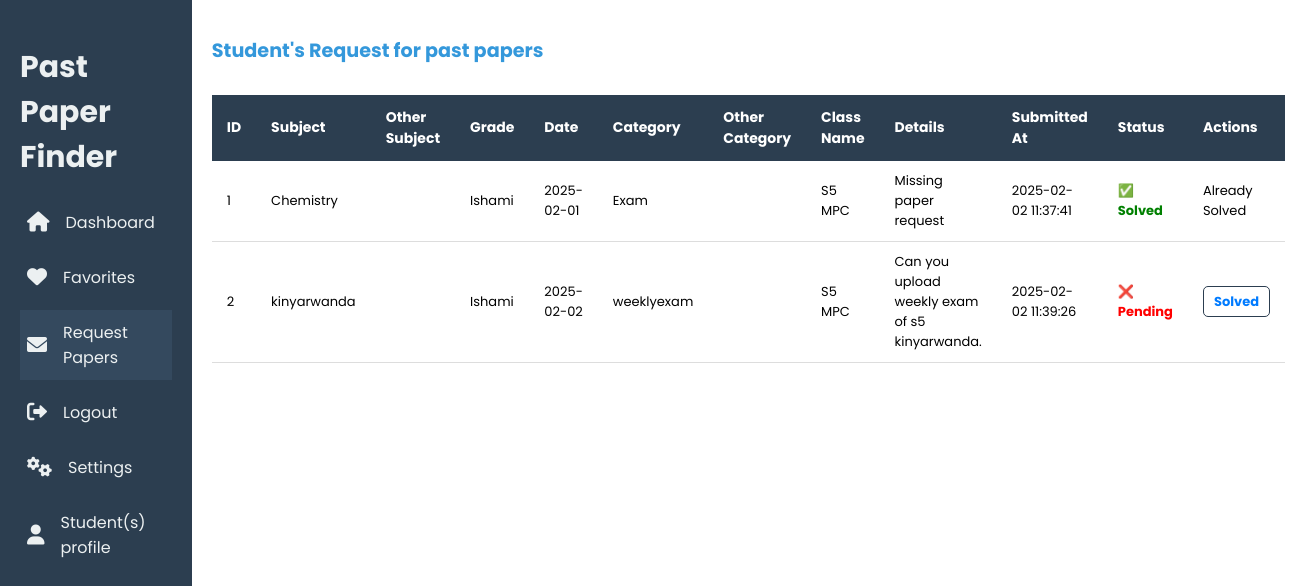
The app's page /StudentRequest.php (signed in) with its own data.
### tables this page shows
CREATE TABLE `requests` (
  `id` int(11) NOT NULL,
  `subject` varchar(255) NOT NULL,
  `otherSubject` varchar(255) DEFAULT NULL,
  `grade` varchar(50) NOT NULL,
  `date` date NOT NULL,
  `category` varchar(255) NOT NULL,
  `otherCategory` varchar(255) DEFAULT NULL,
  `class_id` int(11) NOT NULL,
  `details` text DEFAULT NULL,
  `created_at` timestamp NOT NULL DEFAULT current_timestamp(),
  `solved` enum('No','Yes') DEFAULT 'No'
);

CREATE TABLE `class` (
  `id` int(11) NOT NULL,
  `classname` varchar(255) NOT NULL
);

### StudentRequest.php (the view, shortened to what this page needs)
<!DOCTYPE html>
<html lang="en">
<head>
  <link rel="stylesheet" href="StudentRequest.css">
  <link rel="stylesheet" href="https://cdnjs.cloudflare.com/ajax/libs/font-awesome/6.0.0/css/all.min.css">
</head>
<body>
  <div class="teacher-dashboard">
    <aside class="sidebar">
        <h2>Past Paper Finder</h2>
        <nav>
          <a href="studentDashboard.php" ><i class="fa fa-home"></i> Dashboard</a>
          <a href="studentfavorite.php"><i class="fa fa-heart"></i> Favorites</a>
          <a href="studentRequestpastpaper.php" class="active"><i class="fa fa-envelope"></i> Request Papers</a>
          <a href="studentlogout.php"><i class="fa fa-sign-out-alt"></i> Logout</a>
          <a href="studentsettings.php"><i class="fa fa-cogs" ></i> Settings</a>
          <a href="studentProfile.php" ><i class="fa fa-user" ></i> Student(s) profile</a>
        </nav>
      </aside>
    <main>
       <h2 style="font-size:1.2rem;">Student's Request for past papers</h2>
      <section id="requests" class="request">
    <table id="papersTable">
        <thead>
            <tr>
                <th>ID</th>
                <th>Subject</th>
                <th>Other Subject</th>
                <th>Grade</th>
                <th>Date</th>
                <th>Category</th>
                <th>Other Category</th>
                <th>Class Name</th>
                <th>Details</th>
                <th>Submitted At</th>
                <th>Status</th>
                <th>Actions</th>
            </tr>
        </thead>
        <tbody>
            <?php
            include 'connection.php';
            $sql = "
                SELECT
                    r.id,
                    r.subject,
                    r.otherSubject,
                    r.grade,
                    r.date,
                    r.category,
                    r.otherCategory,
                    r.class_id,
                    r.details,
                    r.created_at,
                    r.solved,
                    c.classname
                FROM requests r
                LEFT JOIN class c ON r.class_id = c.id
            ";
            $result = mysqli_query($conn, $sql);
            if (mysqli_num_rows($result) > 0) {
                while ($row = mysqli_fetch_assoc($result)) {
                    echo "<tr>
                            <td>{$row['id']}</td>
                            <td>{$row['subject']}</td>
                            <td>{$row['otherSubject']}</td>
                            <td>{$row['grade']}</td>
                            <td>{$row['date']}</td>
                            <td>{$row['category']}</td>
                            <td>{$row['otherCategory']}</td>
                            <td>{$row['classname']}</td>
                            <td>{$row['details']}</td>
                            <td>{$row['created_at']}</td>
                            <td class='" . ($row['solved'] == 'Yes' ? 'status-solved' : 'status-pending') . "'>
                                " . ($row['solved'] == 'Yes' ? '✅ Solved' : '❌ Pending') . "
                            </td>
                            <td>";
                    if ($row['solved'] == 'No') {
                        echo "<a href='mark_solved.php?id={$row['id']}'>Solved</a>";
                    } else {
                        echo "Already Solved";
                    }
                    echo "</td></tr>";
                }
            } else {
                echo "<tr><td colspan='12'>No request has been found. Please refresh or try again.</td></tr>";
            }
            ?>
        </tbody>
    </table>
</section>
    </main>
  </div>
</body>
</html>

### StudentRequest.css (style rules this page uses)
body { margin: 0; font-family: "Poppins", sans-serif; }
.teacher-dashboard { display: flex; min-height: 100vh; }
.sidebar { width: 250px; background: #2c3e50; color: #ecf0f1; padding: 20px; }
.sidebar h2 { font-size: 30px; margin-bottom: 20px; }
a .fa { font-size: 20px; font-weight: 900; }
.sidebar nav a { display: flex; align-items: center; gap: 1rem; color: #ecf0f1; padding: 10px 7px; text-decoration: none; margin-bottom: 10px; transition: background 0.3s; font-family: "Poppins", sans-serif; font-size: 16px; }
.sidebar nav a:hover, .sidebar nav a.active { background: #34495e; }
main { flex: 1; padding: 20px; }
main h2 { font-size: 30px; margin-bottom: 10px; color: #3498db; }
section { margin-bottom: 30px; }
#requests { width: 100%; overflow-x: auto; }
#papersTable { width: 100%; border-collapse: collapse; margin: 20px 0; }
#papersTable thead { background-color: #2c3e50; color: #fff; text-align: left; }
#papersTable th { padding: 12px 15px; font-size: 14px; }
#papersTable tbody { background-color: #fff; }
#papersTable td { padding: 10px 15px; font-size: 13px; border-bottom: 1px solid #ddd; }
.status-solved { color: green; font-weight: bold; }
.status-pending { color: red; font-weight: bold; }
#papersTable a { text-decoration: none; color: #007bff; font-weight: bold; padding: 5px 10px; border: 1px solid #2c3e50; border-radius: 5px; }

### records on screen
requests: id "1", subject "Chemistry", grade "Ishami", date "2025-02-01", category "Exam", class.classname "S5 MPC", details "Missing paper request", created_at "2025-02-02 11:37:41", solved "✅ Solved"
requests: id "2", subject "kinyarwanda", grade "Ishami", date "2025-02-02", category "weeklyexam", class.classname "S5 MPC", details "Can you upload weekly exam of s5 kinyarwanda.", created_at "2025-02-02 11:39:26", solved "❌ Pending"
